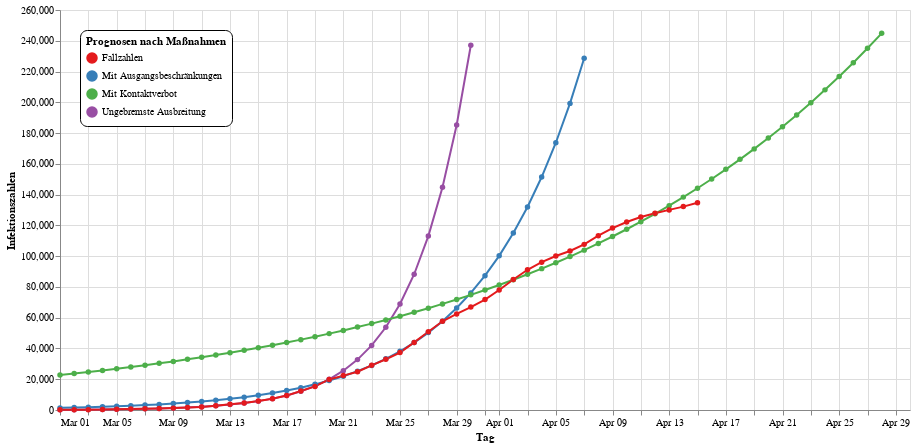

Here is the notebook cell this chart was saved with:
### Code cell
data = pd.read_csv("corona_infections.csv", header=0, names=["day", "cases"])
data["day"] = [dt.datetime.strptime(d + ' 2020', "%b %d %Y") for d in data["day"]]
md1 = dt.datetime(year=2020, month=3, day=20)
md2 = dt.datetime(year=2020, month=3, day=28)
c0 = np.array(data[data["day"] <= md1]["cases"])
d0 = np.array([d.toordinal() for d in data[data["day"] <= md1]["day"]])
c1 = np.array(data[(md1 <= data["day"])][(data["day"] <= md2)]["cases"])
d1 = np.array([d.toordinal() for d in data[md1 <= data["day"]][data["day"] <= md2]["day"]])
c2 = np.array(data[md2 <= data["day"]]["cases"])
d2 = np.array([d.toordinal() for d in data[md2 <= data["day"]]["day"]])
par0, _ = curve_fit(
    corona_curve, 
    xdata=d0, 
    ydata=c0, 
    p0=[c0[0], dt.datetime(year=2020, month=3, day=1).toordinal(), 8e-9, 5.6e7],
    bounds=(
        [0, d0[0], 1e-11, c0[-1]], 
        [c0[-1], dt.datetime(year=2021, month=6, day=1).toordinal(), 1e-8, 8.35e7])
)
par1, _ = curve_fit(
    corona_curve, 
    xdata=d1, 
    ydata=c1, 
    p0=[c1[0], dt.datetime(year=2020, month=3, day=20).toordinal(), 8e-9, 5.6e7],
    bounds=(
        [0, d1[0], 1e-11, c1[-1]], 
        [c1[-1], dt.datetime(year=2021, month=6, day=1).toordinal(), 1e-8, 8.35e7])
)
par2, _ = curve_fit(
    corona_curve, 
    xdata=d2, 
    ydata=c2, 
    p0=[c2[0], dt.datetime(year=2020, month=3, day=28).toordinal(), 8e-9, 5.6e7],
    bounds=(
        [0, d2[0], 1e-11, c2[-1]], 
        [c2[-1], dt.datetime(year=2021, month=6, day=1).toordinal(), 1e-8, 8.35e7])
)
print(par0, "\n", par1, "\n", par2)
data = data[data["day"] >= dt.datetime(year=2020, month=3, day=1)]
data = data.rename(columns={"day": "Tag", "cases": "Infektionszahlen"})
data["Typ"] = ["Fallzahlen" for d in data["Tag"]]
data["Typ"] = data["Typ"].astype(str)
data_count = len(data) + 15
for par, t in [(par0, "Ungebremste Ausbreitung"), 
               (par1, "Mit Ausgangsbeschränkungen"), 
               (par2, "Mit Kontaktverbot")]:
    for i in range(data_count):
        curve_value = corona_curve((list(data["Tag"])[0] + dt.timedelta(days=i)).toordinal(), *par)
        data = data.append(pd.DataFrame(
            [[list(data["Tag"])[0] + dt.timedelta(days=i), 
              curve_value if curve_value < 250000 else None,
              t]],
            columns=("Tag", "Infektionszahlen", "Typ")
        ), ignore_index=True)
data = data.tail(len(data)-data_count+15).append(data.head(data_count-15), ignore_index=True)
line = alt.Chart(data).mark_line(point=True).encode(
    alt.X("monthdate(Tag)", title="Tag"),
    alt.Y("Infektionszahlen:Q", title="Infektionszahlen"),
    color=alt.Color("Typ:N", 
                    scale=alt.Scale(scheme="set1"),
                    legend=alt.Legend(
        orient="none", legendX=20, legendY=20,
        fillColor="white", strokeColor="black", cornerRadius=7, padding=6,
        title="Prognosen nach Maßnahmen"))
)
nearest = alt.selection(type='single', nearest=True, on='mouseover',
                        fields=['Tag'], empty='none')
selectors = alt.Chart(data).mark_point().encode(
    alt.X("monthdate(Tag)", title="Tag"),
    opacity=alt.value(0),
).add_selection(nearest)
points = line.mark_point().encode(
    opacity=alt.condition(nearest, alt.value(1), alt.value(0))
)
text = line.mark_text(align='left', dx=5, dy=5).encode(
    text=alt.condition(nearest, 'Infektionszahlen:Q', alt.value(' '))
)
rules = alt.Chart(data).mark_rule(color='gray').encode(
    alt.X("monthdate(Tag)", title="Tag"),
).transform_filter(nearest)
alt.layer(
    line, selectors, points, rules, text
).properties(width=850, height=400)

### Figure 1 — Vega-Lite specification as saved in the notebook (floating-point values rounded to 4 significant figures; data arrays with more than 128 entries replaced by an {"elided": "..."} marker saying what was removed)
{"config": {"view": {"continuousWidth": 400, "continuousHeight": 300}}, "layer": [{"mark": {"type": "line", "point": true}, "encoding": {"color": {"type": "nominal", "field": "Typ", "legend": {"cornerRadius": 7, "fillColor": "white", "legendX": 20, "legendY": 20, "orient": "none", "padding": 6, "strokeColor": "black", "title": "Prognosen nach Maßnahmen"}, "scale": {"scheme": "set1"}}, "x": {"type": "temporal", "field": "Tag", "timeUnit": "monthdate", "title": "Tag"}, "y": {"type": "quantitative", "field": "Infektionszahlen", "title": "Infektionszahlen"}}}, {"mark": "point", "encoding": {"opacity": {"value": 0}, "x": {"type": "temporal", "field": "Tag", "timeUnit": "monthdate", "title": "Tag"}}, "selection": {"selector001": {"type": "single", "nearest": true, "on": "mouseover", "fields": ["Tag"], "empty": "none"}}}, {"mark": "point", "encoding": {"color": {"type": "nominal", "field": "Typ", "legend": {"cornerRadius": 7, "fillColor": "white", "legendX": 20, "legendY": 20, "orient": "none", "padding": 6, "strokeColor": "black", "title": "Prognosen nach Maßnahmen"}, "scale": {"scheme": "set1"}}, "opacity": {"condition": {"value": 1, "selection": "selector001"}, "value": 0}, "x": {"type": "temporal", "field": "Tag", "timeUnit": "monthdate", "title": "Tag"}, "y": {"type": "quantitative", "field": "Infektionszahlen", "title": "Infektionszahlen"}}}, {"mark": {"type": "rule", "color": "gray"}, "encoding": {"x": {"type": "temporal", "field": "Tag", "timeUnit": "monthdate", "title": "Tag"}}, "transform": [{"filter": {"selection": "selector001"}}]}, {"mark": {"type": "text", "align": "left", "dx": 5, "dy": 5}, "encoding": {"color": {"type": "nominal", "field": "Typ", "legend": {"cornerRadius": 7, "fillColor": "white", "legendX": 20, "legendY": 20, "orient": "none", "padding": 6, "strokeColor": "black", "title": "Prognosen nach Maßnahmen"}, "scale": {"scheme": "set1"}}, "text": {"condition": {"type": "quantitative", "field": "Infektionszahlen", "selection": "selector001"}, "value": " "}, "x": {"type": "temporal", "field": "Tag", "timeUnit": "monthdate", "title": "Tag"}, "y": {"type": "quantitative", "field": "Infektionszahlen", "title": "Infektionszahlen"}}}], "data": {"name": "data-bb9a6a0f48d13d307909cc231f4a9efb"}, "height": 400, "width": 850, "$schema": "https://vega.github.io/schema/vega-lite/v4.0.2.json", "datasets": {"data-bb9a6a0f48d13d307909cc231f4a9efb": {"elided": "229 records"}}}
